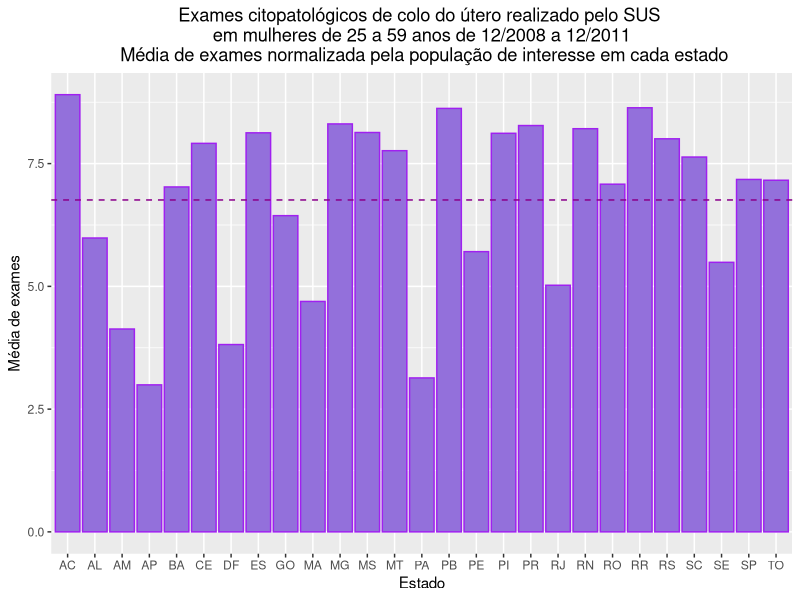

This chart was generated by the following R code:
setwd("/media/medea/Seagate Backup Plus Drive/outros_profissionais/portfolio_dsa/exames_papanicolau")
getwd()
media_estados <- read.table('media_exames_por_estado.txt', header = FALSE, sep = ",", dec = ".")
media_estados
library(ggplot2)
p<-ggplot(data=media_estados, aes(x= V1, y= V2)) +
  geom_bar(stat="identity", color = 'purple', fill = "mediumpurple") +
  xlab("Estado") + ylab("Média de exames")
p + ggtitle("Exames citopatológicos de colo do útero realizado pelo SUS \n em mulheres de 25 a 59 anos de 12/2008 a 12/2011 \n Média de exames normalizada pela população de interesse em cada estado") + theme(plot.title = element_text(hjust = 0.5)) +
geom_line() +
geom_hline(yintercept = mean(media_estados[,2]), color="darkmagenta", linetype="dashed")
mean(media_estados[,2])